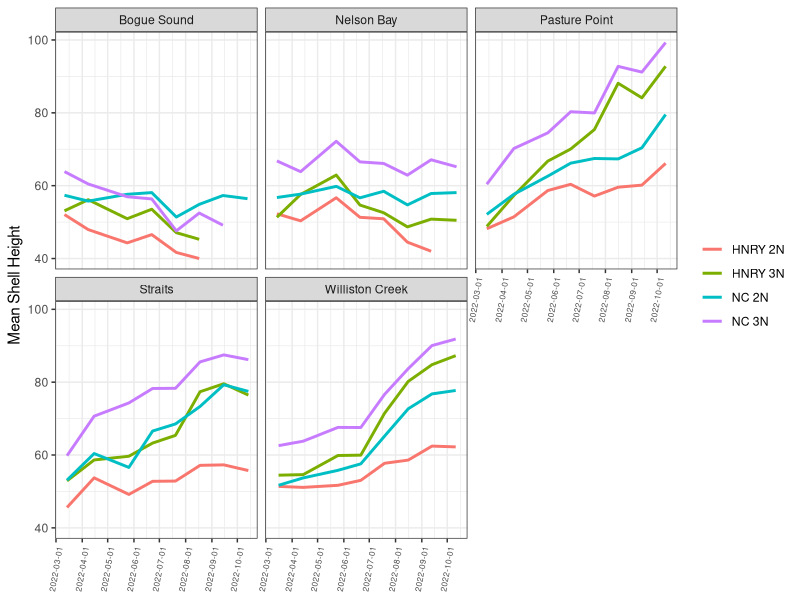

Generate this figure with R:
## ---- chunk 1
knitr::opts_chunk$set(echo = TRUE)
## ---- chunk 2
library(dplyr)
library(tidyr)
library(ggplot2)
theme_set(theme_bw())
## ---- chunk 3
height <- read.csv("CFRF22heights.csv")
height <- height%>%filter(site!="Wilmington")
height$site <- as.factor(height$site)
height$ploidy <- as.factor(height$ploidy)
height$line <- as.factor(height$line)
height$date <- as.Date(height$date, format = "%m/%d/%Y")
#'height$bag' needs to stay a character vector for now
## ---- chunk 4
height <- height %>% mutate(bag = replace(bag, bag == "128", "65"))
height <- height %>% mutate(bag = replace(bag, bag == "139", "76"))
height <- height %>% mutate(bag = replace(bag, bag == "140", "17"))
height <- height %>% mutate(bag = replace(bag, bag == "125", "85"))
height <- height %>% mutate(bag = replace(bag, bag == "138", "87"))
height <- height %>% mutate(bag = replace(bag, bag == "129", "96"))
## ---- chunk 5
height <- height %>% mutate(bag = replace(bag, bag == "15 and 81", "15"))
height <- height %>% mutate(bag = replace(bag, bag == "47 and 87", "47"))
height <- height %>% mutate(bag = replace(bag, bag == "48 and 84", "48"))
## ---- chunk 6
height <- height %>% mutate(bag = replace(bag, bag == "147 and 43", "147"))
height <- height %>% mutate(bag = replace(bag, bag == "148 and 41", "148"))
height <- height %>% mutate(bag = replace(bag, bag == "149 and 44", "149"))

height$bag <- as.factor(height$bag)
## ---- chunk 7
height <- height[!is.na(height$height),]
## ---- chunk 8
height <- height %>% unite(genotype, c(line, ploidy), sep = " ", remove = FALSE)
## ---- chunk 9
heightmeans <- height %>% group_by(site,date,genotype) %>% summarise(mean(height))
heightmeans <- heightmeans %>% rename(mean = 'mean(height)')
## ---- chunk 10
ggplot(heightmeans, aes(x=date, y=mean, color = genotype)) +
  geom_line(size=1) +
  facet_wrap(~site) +
  scale_x_date(date_breaks = "month") +
  theme(axis.text.x = element_text(angle = 80, vjust = 1, hjust = 1, size = 6)) +
  labs(y = "Mean Shell Height", x = NULL, color = NULL)
